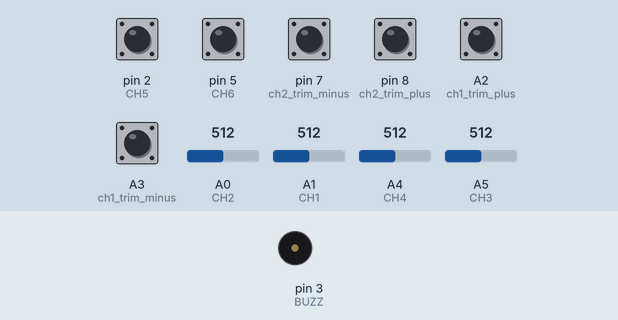
The sketch below on a simulated Arduino Uno, built with avr-gcc and run on an emulated ATmega328P. Parts: buzzer (waves = sounding). The test bench sets the inputs (shaded band); at power-on: A2 (ch1_trim_plus), A3 (ch1_trim_minus), pin 2 (CH5), pin 5 (CH6), pin 7 (ch2_trim_minus), pin 8 (ch2_trim_plus) HIGH, A0 (CH2) = 512, A1 (CH1) = 512, A4 (CH4) = 512, A5 (CH3) = 512. EEPROM starts erased; no radio packets arrive unless stated.

Above: at 1.2 s.
Timing chart, 0 to 2.7 s (numbered marks = the images above):
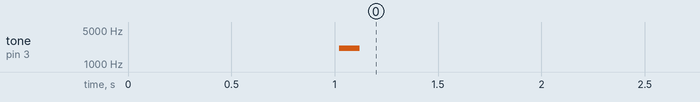

The sketch:

TransmiterNov.ino
```cpp
#include <SPI.h>
#include "nRF24L01.h"
#include "RF24.h"
#include <EEPROM.h>

const uint64_t my_radio_pipe = 0xE8E8F0F0E1LL;

#define RATE 65               // расходы в процентах (процент отколонения сервоприводов RATE 100  -  180 градусов)
#define TIMELOOP 10           // время обновления значений с джойстиков и тумблеров в миллисекундах

#define BUZZ 3               // порт подключения пищалки

#define CH1 1                // порты подключения стиков к аналоговым входам (A0, A1, A4,A5)
#define CH2 0
#define CH3 5
#define CH4 4

#define CH5 2                // порты подключения двух дискретных каналов
#define CH6 5

#define ch1_trim_minus A3    // подключение кнопок триммеров
#define ch1_trim_plus A2
#define ch2_trim_minus 7
#define ch2_trim_plus 8

RF24 radio(9, 10);
byte address[][6] = {"1Node", "2Node", "3Node", "4Node", "5Node", "6Node"};
byte transmit_data[6];

byte ch1_value;              // переменные для каналов
byte ch2_value;
byte ch3_value;
byte ch4_value;
bool ch5_value;
bool ch6_value;

int8_t ch1_trim;             // переменные для работы триммеров
int8_t ch2_trim;
bool ch1_flag_plus;
bool ch1_flag_minus;
bool ch2_flag_plus;
bool ch2_flag_minus;

bool ch1_flag_center = 1;
bool ch2_flag_center = 1;

uint32_t last_time = millis();


void setup() {
  //Serial.begin(9600);

  if (EEPROM.read(0) != 123) {
    EEPROM.write(1, 22);
    EEPROM.write(2, 22);
    EEPROM.write(0, 123);

  }

  delay(10);


  radio.begin();           // запуск модуля nrf
  delay(1000);


  radio.setAutoAck(false);      // настройка nrf
  radio.setRetries(0, 15);
  radio.setPayloadSize(32);
  radio.openWritingPipe(my_radio_pipe);
  radio.setChannel(0x60);

  radio.setPALevel (RF24_PA_MAX);
  radio.setDataRate (RF24_250KBPS);

  radio.powerUp();
  radio.stopListening();

  pinMode(ch1_trim_plus, INPUT_PULLUP);
  pinMode(ch1_trim_minus, INPUT_PULLUP);
  pinMode(ch2_trim_minus, INPUT_PULLUP);
  pinMode(ch2_trim_plus, INPUT_PULLUP);
  pinMode(CH5, INPUT_PULLUP);
  pinMode(CH6, INPUT_PULLUP);

 /* while (digitalRead(CH5) == 1) {         //блокировка третьего канала при включенном тумблере ch5(нужно для безопасности при использовании мотора на третьем канале)
    tone(BUZZ, 2000, 200);
    delay(600);
  }
  */

  tone(BUZZ, 2100, 100);
  delay(100);
}

void loop(void) {

  trimer();                              // функция для работы триммера

  if ((millis() - last_time) >= TIMELOOP) {
    last_time = millis();
    dataRead();
  }


  if (ch1_value >= 180) ch1_value = 179;
  if (ch2_value >= 180) ch2_value = 179;
  if (ch1_value <= 0) ch1_value = 0;
  if (ch2_value <= 0) ch2_value = 0;

/*
  if (ch5_value == 1) ch3_value = 0;  //блокировка третьего канала при включенном тумблере ch5(нужно для безопасности при использовании мотора на третьем канале)
*/

  transmit_data[0] = ch1_value;
  transmit_data[1] = ch2_value;
  transmit_data[2] = ch3_value;
  transmit_data[3] = ch4_value;
  transmit_data[4] = ch5_value;
  transmit_data[5] = ch6_value;

  radio.write(&transmit_data, sizeof(transmit_data));

  /*

    Serial.print("CH2: "); Serial.print(ch2_value); Serial.print(" ");
    Serial.print("CH3: "); Serial.print(ch3_value); Serial.print(" ");
    Serial.print("CH4: "); Serial.print(ch4_value); Serial.print(" ");
    Serial.print("CH5: "); Serial.println(ch5_value); Serial.print(" ");
  */
}

void dataRead() {
    ch1_value = map(analogRead(CH1), 1023, 0, ((100 - RATE) / 2 * 1.8), (1.8 * (RATE + ((100 - RATE) / 2)))) + ch1_trim + 20;
    ch2_value = map(analogRead(CH2), 1023, 0, ((100 - RATE) / 2 * 1.8), (1.8 * (RATE + ((100 - RATE) / 2)))) + ch2_trim + 20;
    ch3_value = map(analogRead(CH3), 0, 1023, 0, 180);
    ch4_value = map(analogRead(CH4), 0, 1023, 0, 180);
    ch5_value = !digitalRead(CH5);
    ch6_value = !digitalRead(CH6);
}

void trimer() {

  if (!digitalRead(ch1_trim_plus) & ch1_flag_plus == 0) {
    ch1_trim++;
    ch1_flag_plus = 1;
    EEPROM.update(1, (ch1_trim + 22));
  }
  if (digitalRead(ch1_trim_plus) & ch1_flag_plus == 1) ch1_flag_plus = 0;

  if (!digitalRead(ch1_trim_minus) & ch1_flag_minus == 0) {
    ch1_trim-- ;
    ch1_flag_minus = 1;
    EEPROM.update(1, (ch1_trim + 22));
  }
  if (digitalRead(ch1_trim_minus) & ch1_flag_minus == 1) ch1_flag_minus = 0;


  if (ch1_trim == 0 & ch1_flag_center == 0)  {
    tone(BUZZ, 2000, 200);
    ch1_flag_center = 1;
  }

  if (ch1_trim != 0 & ch1_flag_center == 1) ch1_flag_center = 0;

  //ограничение триммера

  if (ch1_trim >= 21 ) {
    tone(BUZZ, 1900, 400);
    ch1_trim = 20;
  }

  if (ch1_trim <= -21 ) {
    tone(BUZZ, 1900, 400);
    ch1_trim = -20;
  }

  if (ch2_trim >= 21 ) {
    tone(BUZZ, 1900, 400);
    ch2_trim = 20;
  }

  if (ch2_trim <= -21 ) {
    tone(BUZZ, 1900, 400);
    ch2_trim = -20;
  }


  if (!digitalRead(ch2_trim_plus) & ch2_flag_plus == 0) {
    ch2_trim = ch2_trim + 2;
    ch2_flag_plus = 1;
    EEPROM.update(2, (ch2_trim + 22));
  }
  if (digitalRead(ch2_trim_plus) & ch2_flag_plus == 1) ch2_flag_plus = 0;

  if (!digitalRead(ch2_trim_minus) & ch2_flag_minus == 0) {
    ch2_trim = ch2_trim - 2 ;
    ch2_flag_minus = 1;
    EEPROM.update(2, (ch2_trim + 22));
  }
  if (digitalRead(ch2_trim_minus) & ch2_flag_minus == 1) ch2_flag_minus = 0;


  if (ch2_trim == 0 & ch2_flag_center == 0)  {
    tone(BUZZ, 2000, 300);
    ch2_flag_center = 1;
  }

  if (ch2_trim != 0 & ch2_flag_center == 1) ch2_flag_center = 0;

}
```
